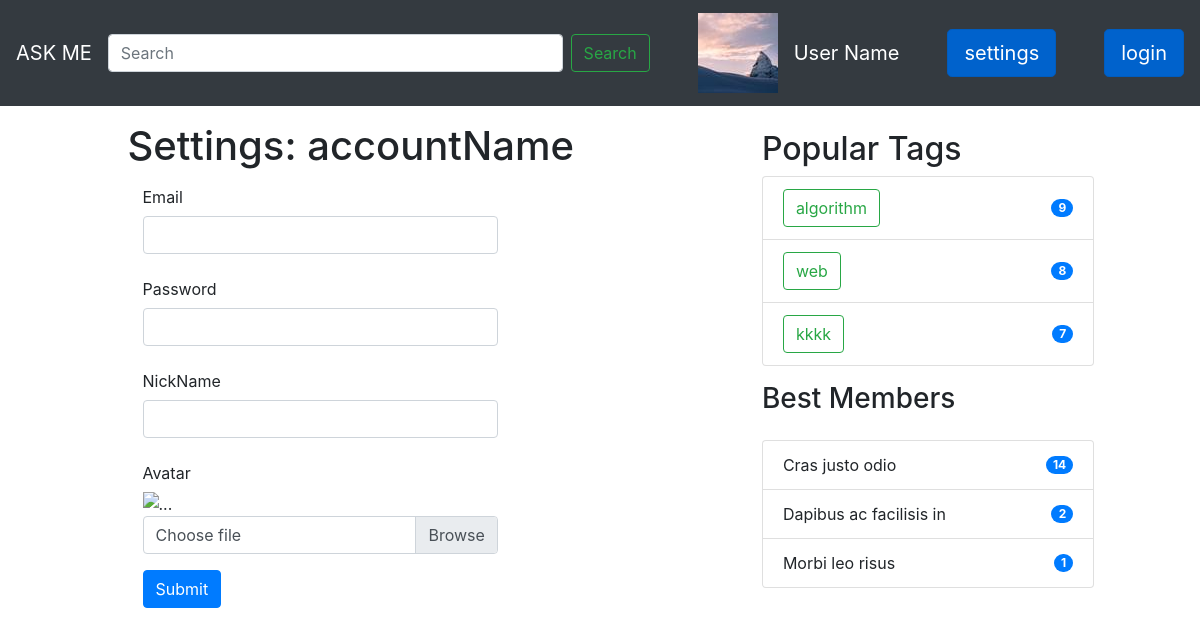
/settings/, run on the app's committed database.
### WEB/models.py (models this page shows, shortened)
class Tag(models.Model):
    title = models.CharField(max_length=120, verbose_name=u"Заголовок ярлыка", default="Texno")
    count = models.IntegerField(verbose_name="Число упоминаний", default=0)
    objects = TagManager()

### WEB/views.py (the view)
# urls.py: path('settings/', views.setting, name='settings'),
def setting(request):
    return render(request, 'SettingsPage.html', {"tags": models.Tag.objects.bestTags()})

### WEB/models.py (called while the page is built)
    def bestTags(self):
        return self.order_by('-count')[0:3]

### templates/SettingsPage.html (shortened to what this page needs)
{% extends 'base.html' %}
{% block content %}
      <h1>
                Settings: accountName
            </h1>
        <form>
            <div class="form-group row-my-1">
                <label for="staticEmail" class="col-sm-2 col-form-label">Email</label>
                <div class="col-sm-9">
                    <input type="text"  class="form-control" id="staticEmail" >
                </div>
            </div>
            <div class="form-group row-my-1">
                <label for="inputPassword" class="col-sm-2 col-form-label">Password</label>
                <div class="col-sm-9">
                    <input type="password" class="form-control" id="inputPassword" >
                </div>
            </div>
            <div class="form-group row-my-1">
                <label for="NickName" class="col-sm-2 col-form-label">NickName</label>
                <div class="col-sm-9">
                    <input type="NickName"  class="form-control" id="NickName" >
                </div>
            </div>
        </form>
            <div class="form-group row-my-1">
                <label for="Avatar" class="col-sm-2 col-form-label">Avatar</label>
                <div class="col-9">
                    <div class="media">
                        <img src="..." class="mr-3" alt="...">
                    </div>
                    <div class="custom-file ">
                        <label class="custom-file-label" for="customFile">Choose file</label>
                    </div>
                </div>
            </div>
            <div class="col-5">
                <div class="form-group">
                    <button type="button" class="btn btn-primary">Submit</button>
                </div>
            </div>
{% endblock content %}

### templates/tags.html
 {% load static %}
<h2>
                Popular Tags
            </h2>
            <ul class="list-group ">
                  {% for tag in bestTags %}
                        <li class="list-group-item d-flex justify-content-between align-items-center">
                            <a href="{% url 'tag' tagid=tag.title %}" class="btn btn-outline-success my-2 my-sm-0" type="submit">{{ tag.title }}</a>
                         <span class="badge badge-primary badge-pill">{{ tag.count }}</span>
                    </li>
                  {% endfor %}
            </ul>
            <div class="row my-3">
                <div class="col">
                    <h3>
                        Best Members
                    </h3>
                </div>
            </div>
            <ul class="list-group">
                <li class="list-group-item d-flex justify-content-between align-items-center">
                    Cras justo odio
                    <span class="badge badge-primary badge-pill">14</span>
                </li>
                <li class="list-group-item d-flex justify-content-between align-items-center">
                    Dapibus ac facilisis in
                    <span class="badge badge-primary badge-pill">2</span>
                </li>
                <li class="list-group-item d-flex justify-content-between align-items-center">
                    Morbi leo risus
                    <span class="badge badge-primary badge-pill">1</span>
                </li>
            </ul>

### data on the page
Tag: title "algorithm", count "9"
Tag: title "web", count "8"
Tag: title "kkkk", count "7"
